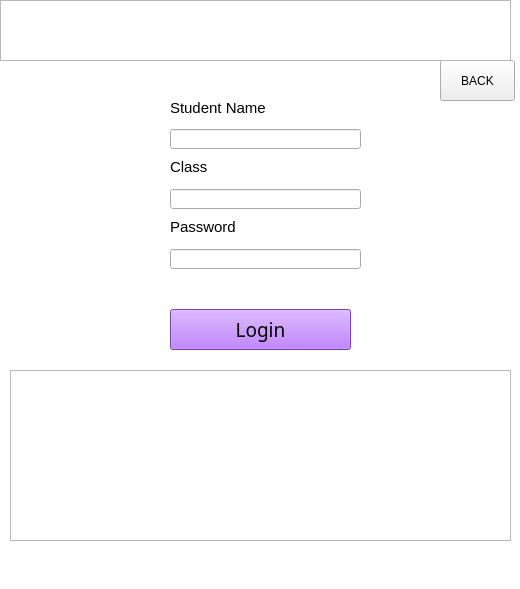
<?xml version="1.0" encoding="UTF-8"?>
<ui version="4.0">
 <class>Login</class>
 <widget class="QMainWindow" name="Login">
  <property name="geometry">
   <rect>
    <x>0</x>
    <y>0</y>
    <width>520</width>
    <height>589</height>
   </rect>
  </property>
  <property name="windowTitle">
   <string>Student Login</string>
  </property>
  <property name="windowIcon">
   <iconset>
    <normaloff>5a0167cfd7045febc5828df2b5cfbb97.png</normaloff>5a0167cfd7045febc5828df2b5cfbb97.png</iconset>
  </property>
  <property name="styleSheet">
   <string notr="true"/>
  </property>
  <widget class="QWidget" name="centralwidget">
   <widget class="QGraphicsView" name="graphicsView">
    <property name="geometry">
     <rect>
      <x>-10</x>
      <y>-10</y>
      <width>531</width>
      <height>601</height>
     </rect>
    </property>
    <property name="styleSheet">
     <string notr="true">background-image: url(Bg.jpg);</string>
    </property>
   </widget>
   <widget class="QPushButton" name="back">
    <property name="geometry">
     <rect>
      <x>440</x>
      <y>60</y>
      <width>75</width>
      <height>41</height>
     </rect>
    </property>
    <property name="autoFillBackground">
     <bool>false</bool>
    </property>
    <property name="text">
     <string>BACK</string>
    </property>
    <property name="icon">
     <iconset>
      <normaloff>pngfind.com-pink-arrow-png-6325956.png</normaloff>pngfind.com-pink-arrow-png-6325956.png</iconset>
    </property>
    <property name="iconSize">
     <size>
      <width>30</width>
      <height>30</height>
     </size>
    </property>
   </widget>
   <widget class="QLineEdit" name="Sname">
    <property name="geometry">
     <rect>
      <x>170</x>
      <y>129</y>
      <width>191</width>
      <height>20</height>
     </rect>
    </property>
   </widget>
   <widget class="QLineEdit" name="Spassword">
    <property name="geometry">
     <rect>
      <x>170</x>
      <y>249</y>
      <width>191</width>
      <height>20</height>
     </rect>
    </property>
    <property name="text">
     <string/>
    </property>
    <property name="echoMode">
     <enum>QLineEdit::Password</enum>
    </property>
   </widget>
   <widget class="QPushButton" name="submit">
    <property name="geometry">
     <rect>
      <x>170</x>
      <y>309</y>
      <width>181</width>
      <height>41</height>
     </rect>
    </property>
    <property name="font">
     <font>
      <family>Ravie</family>
      <pointsize>14</pointsize>
     </font>
    </property>
    <property name="styleSheet">
     <string notr="true">background-color: rgb(170, 85, 255);</string>
    </property>
    <property name="text">
     <string>Login</string>
    </property>
   </widget>
   <widget class="QLabel" name="label">
    <property name="geometry">
     <rect>
      <x>170</x>
      <y>100</y>
      <width>101</width>
      <height>16</height>
     </rect>
    </property>
    <property name="font">
     <font>
      <pointsize>11</pointsize>
     </font>
    </property>
    <property name="text">
     <string>Student Name</string>
    </property>
   </widget>
   <widget class="QLabel" name="label_2">
    <property name="geometry">
     <rect>
      <x>170</x>
      <y>219</y>
      <width>101</width>
      <height>16</height>
     </rect>
    </property>
    <property name="font">
     <font>
      <pointsize>11</pointsize>
     </font>
    </property>
    <property name="text">
     <string>Password</string>
    </property>
   </widget>
   <widget class="QGraphicsView" name="graphicsView_2">
    <property name="geometry">
     <rect>
      <x>10</x>
      <y>370</y>
      <width>501</width>
      <height>171</height>
     </rect>
    </property>
    <property name="styleSheet">
     <string notr="true">background-image: url(mysaline-asl.jpg);</string>
    </property>
   </widget>
   <widget class="QLineEdit" name="Sclass">
    <property name="geometry">
     <rect>
      <x>170</x>
      <y>189</y>
      <width>191</width>
      <height>20</height>
     </rect>
    </property>
   </widget>
   <widget class="QLabel" name="label_3">
    <property name="geometry">
     <rect>
      <x>170</x>
      <y>159</y>
      <width>101</width>
      <height>16</height>
     </rect>
    </property>
    <property name="font">
     <font>
      <pointsize>11</pointsize>
     </font>
    </property>
    <property name="text">
     <string>Class</string>
    </property>
   </widget>
   <widget class="QGraphicsView" name="graphicsView_3">
    <property name="geometry">
     <rect>
      <x>0</x>
      <y>0</y>
      <width>511</width>
      <height>61</height>
     </rect>
    </property>
    <property name="styleSheet">
     <string notr="true">border-image: url(cooltext372373214987174.png);</string>
    </property>
   </widget>
  </widget>
 </widget>
 <resources>
  <include location="Test2.qrc"/>
 </resources>
 <connections/>
</ui>
